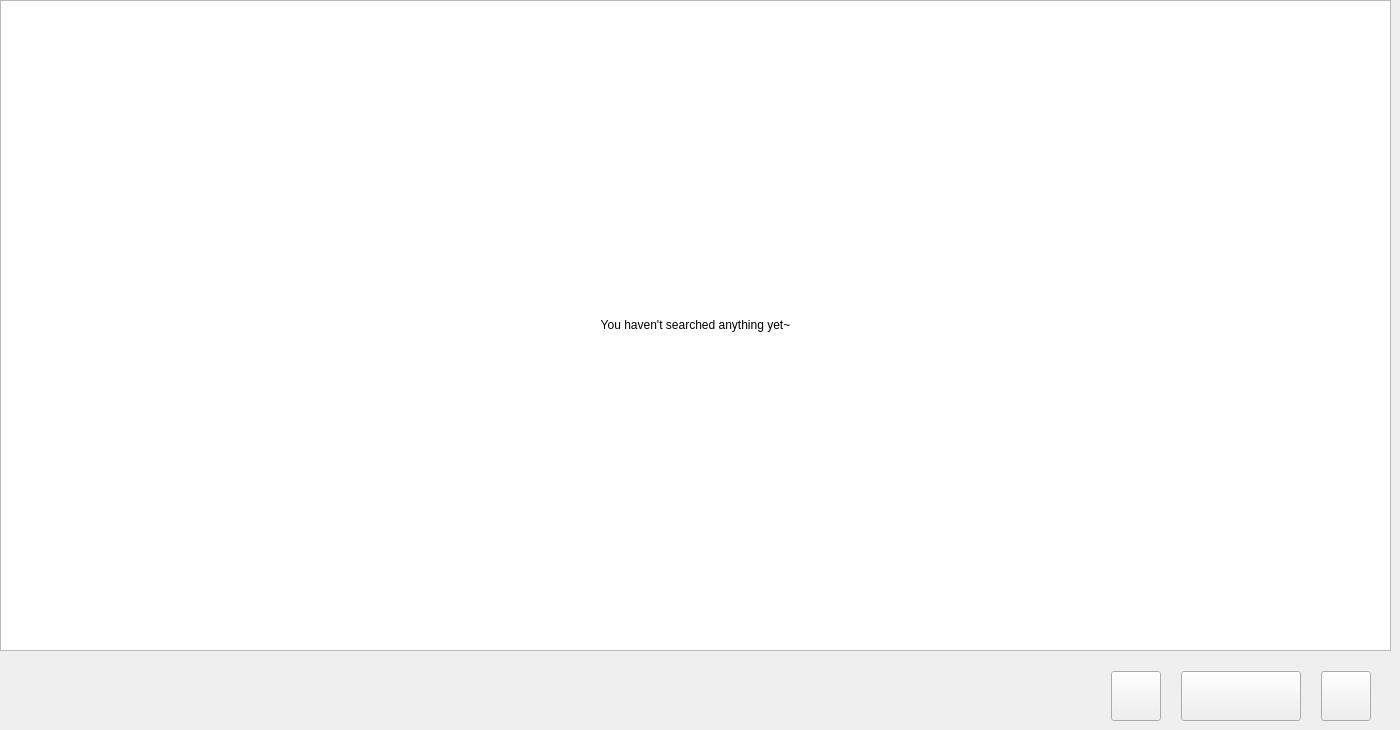
      <widget class="QWidget" name="page_auther">
       <widget class="QFrame" name="frame_works">
        <property name="geometry">
         <rect>
          <x>0</x>
          <y>0</y>
          <width>1391</width>
          <height>721</height>
         </rect>
        </property>
        <layout class="QVBoxLayout" name="verticalLayout_6">
         <property name="spacing">
          <number>0</number>
         </property>
         <property name="leftMargin">
          <number>0</number>
         </property>
         <property name="topMargin">
          <number>0</number>
         </property>
         <property name="rightMargin">
          <number>0</number>
         </property>
         <property name="bottomMargin">
          <number>0</number>
         </property>
         <item>
          <widget class="QTableWidget" name="table_auther">
           <property name="cursor" stdset="0">
            <cursorShape>PointingHandCursor</cursorShape>
           </property>
           <property name="verticalScrollBarPolicy">
            <enum>Qt::ScrollBarAlwaysOff</enum>
           </property>
           <property name="horizontalScrollBarPolicy">
            <enum>Qt::ScrollBarAlwaysOff</enum>
           </property>
           <property name="editTriggers">
            <set>QAbstractItemView::NoEditTriggers</set>
           </property>
           <property name="showGrid">
            <bool>false</bool>
           </property>
           <property name="wordWrap">
            <bool>true</bool>
           </property>
           <attribute name="horizontalHeaderVisible">
            <bool>false</bool>
           </attribute>
           <attribute name="horizontalHeaderDefaultSectionSize">
            <number>348</number>
           </attribute>
           <attribute name="horizontalHeaderStretchLastSection">
            <bool>true</bool>
           </attribute>
           <attribute name="verticalHeaderVisible">
            <bool>false</bool>
           </attribute>
           <attribute name="verticalHeaderDefaultSectionSize">
            <number>325</number>
           </attribute>
           <attribute name="verticalHeaderHighlightSections">
            <bool>true</bool>
           </attribute>
           <attribute name="verticalHeaderStretchLastSection">
            <bool>true</bool>
           </attribute>
           <row>
            <property name="text">
             <string>新建行</string>
            </property>
           </row>
           <column>
            <property name="text">
             <string>1</string>
            </property>
            <property name="font">
             <font>
              <family>Arial</family>
              <pointsize>9</pointsize>
              <bold>true</bold>
             </font>
            </property>
           </column>
           <item row="0" column="0">
            <property name="text">
             <string>You haven't searched anything yet~</string>
            </property>
            <property name="textAlignment">
             <set>AlignCenter</set>
            </property>
           </item>
          </widget>
         </item>
         <item>
          <layout class="QHBoxLayout" name="horizontalLayout_4">
           <property name="spacing">
            <number>20</number>
           </property>
           <property name="leftMargin">
            <number>20</number>
           </property>
           <property name="topMargin">
            <number>20</number>
           </property>
           <property name="rightMargin">
            <number>20</number>
           </property>
           <item>
            <spacer name="horizontalSpacer_3">
             <property name="orientation">
              <enum>Qt::Horizontal</enum>
             </property>
             <property name="sizeHint" stdset="0">
              <size>
               <width>40</width>
               <height>20</height>
              </size>
             </property>
            </spacer>
           </item>
           <item>
            <widget class="QPushButton" name="btn_prev">
             <property name="minimumSize">
              <size>
               <width>50</width>
               <height>50</height>
              </size>
             </property>
             <property name="maximumSize">
              <size>
               <width>50</width>
               <height>50</height>
              </size>
             </property>
             <property name="font">
              <font>
               <family>.萍方-简</family>
               <pointsize>10</pointsize>
               <italic>false</italic>
               <bold>true</bold>
              </font>
             </property>
             <property name="cursor">
              <cursorShape>PointingHandCursor</cursorShape>
             </property>
            </widget>
           </item>
           <item>
            <widget class="QPushButton" name="btn_paste">
             <property name="minimumSize">
              <size>
               <width>120</width>
               <height>50</height>
              </size>
             </property>
             <property name="maximumSize">
              <size>
               <width>120</width>
               <height>50</height>
              </size>
             </property>
             <property name="font">
              <font>
               <family>.萍方-简</family>
               <pointsize>10</pointsize>
               <italic>false</italic>
               <bold>true</bold>
              </font>
             </property>
             <property name="cursor">
              <cursorShape>PointingHandCursor</cursorShape>
             </property>
            </widget>
           </item>
           <item>
            <widget class="QPushButton" name="btn_next">
             <property name="minimumSize">
              <size>
               <width>50</width>
               <height>50</height>
              </size>
             </property>
             <property name="maximumSize">
              <size>
               <width>50</width>
               <height>50</height>
              </size>
             </property>
             <property name="font">
              <font>
               <family>.萍方-简</family>
               <pointsize>10</pointsize>
               <italic>false</italic>
               <bold>true</bold>
              </font>
             </property>
             <property name="cursor">
              <cursorShape>PointingHandCursor</cursorShape>
             </property>
            </widget>
           </item>
          </layout>
         </item>
        </layout>
       </widget>
      </widget>
